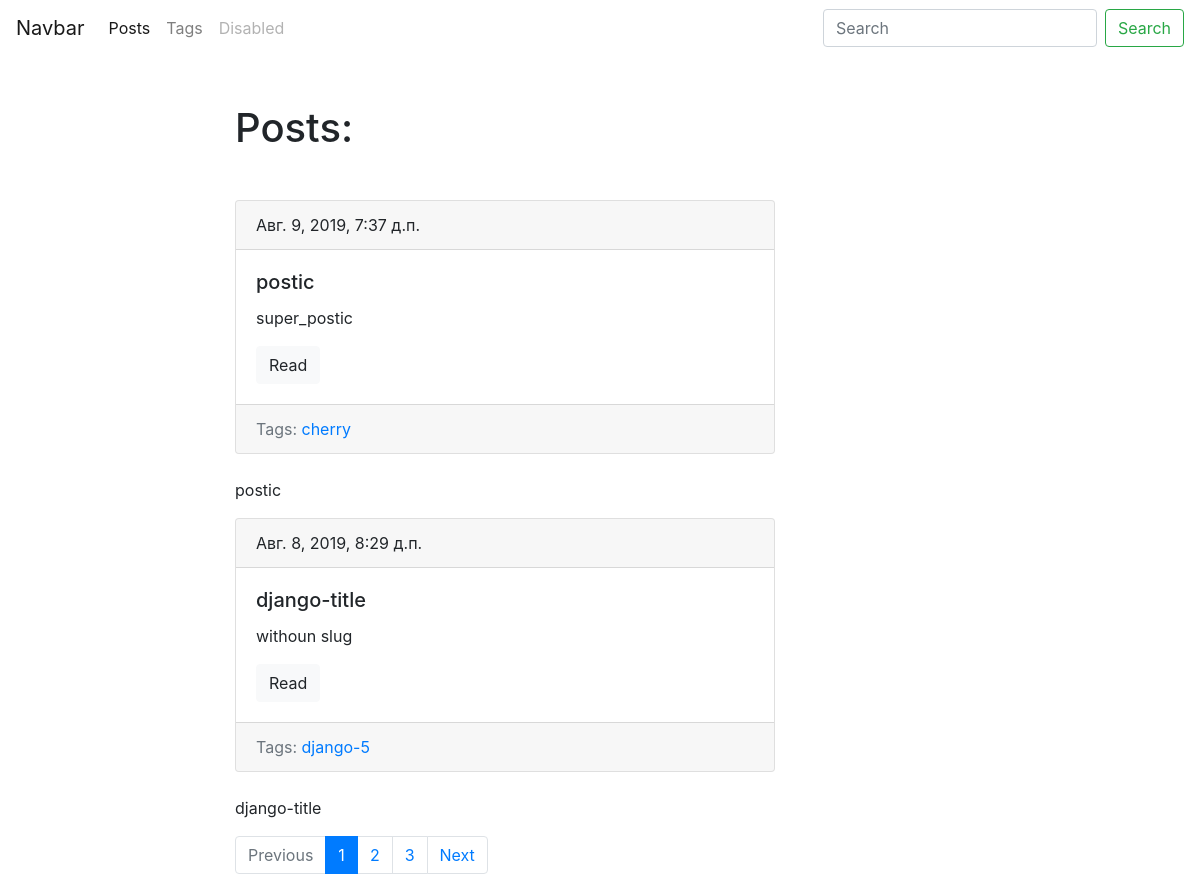
Screenshot of /blog/ with the database file from the repository.
### blog/models.py (models this page shows, shortened)
class Post(models.Model):
	title = models.CharField(max_length=150, db_index=True)
	slug = models.SlugField(max_length=150, blank=True, unique=True)
	body = models.TextField(blank=True, db_index=True)
	tags = models.ManyToManyField('Tag', blank=True, related_name='posts')
	date_pub = models.DateTimeField(auto_now_add=True)
	def get_absolute_url(self):
		return reverse('post_detail_url', kwargs={'slug': self.slug})
	class Meta:
		ordering = ['-date_pub']

class Tag(models.Model):
	title = models.CharField(max_length=50)
	slug = models.SlugField(max_length=50, unique=True)
	def get_absolute_url(self):
		return reverse('tag_detail_url', kwargs={'slug': self.slug})
	class Meta:
		ordering = ['title']

### blog/views.py (the view)
# urls.py: path('', posts_list, name='posts_list_url'),
def posts_list(request):
	search_query = request.GET.get('search', '')
	if search_query:
		posts = Post.objects.filter(Q(title__icontains=search_query) | Q(body__icontains=search_query))
	else:
		posts = Post.objects.all()
	paginator = Paginator(posts, 2)
	page_number = request.GET.get('page', 1)
	page = paginator.get_page(page_number)
	is_paginated = page.has_other_pages()
	if page.has_previous():
		prev_url = '?page={}'.format(page.previous_page_number())
	else:
		prev_url = ''
	if  page.has_next():
		next_url = '?page={}'.format(page.next_page_number())
	else:
		next_url = ''
	context = {
		'page_object': page,
		'is_paginated': is_paginated,
		'next_url': next_url,
		'prev_url': prev_url
	}
	return render(request, 'blog/index.html', context=context)

### blog/templates/blog/index.html (shortened to what this page needs)
{% extends 'blog/base_blog.html' %}
{% block content %}
	<h1 class="mb-5">Posts:</h1>
	{% for post in page_object.object_list %}
		{% include 'blog/includes/post_card_template.html' %}
		<p>
			{{ post.title }}
		</p>
	{% endfor %}
{% endblock %}

### blog/templates/blog/includes/post_card_template.html
<div class="card mb-4">
	<div class="card-header">
		{{post.date_pub}}
	</div>
	<div class="card-body">
		<h5 class="card-title">{{ post.title }}</h5>
		<p class="card-text">{{ post.body|truncatewords:15 }}</p>
		<a href="{{ post.get_absolute_url }}" class="btn btn-light">Read</a>
	</div>
	<div class="card-footer text-muted">
		Tags:
		{% for tag in post.tags.all %}
			<a href="{{ tag.get_absolute_url }}">{{ tag.title }}</a>
		{% endfor %}
  </div>
</div>

### rows the page displays
Post: date_pub "Авг. 9, 2019, 7:37 д.п.", title "postic", body "super_postic"
Tag: title "cherry"
Post: date_pub "Авг. 8, 2019, 8:29 д.п.", title "django-title", body "withoun slug"
Tag: title "django-5"

### other values shown
{{ n }} "1"
{{ n }} "2" "3"
